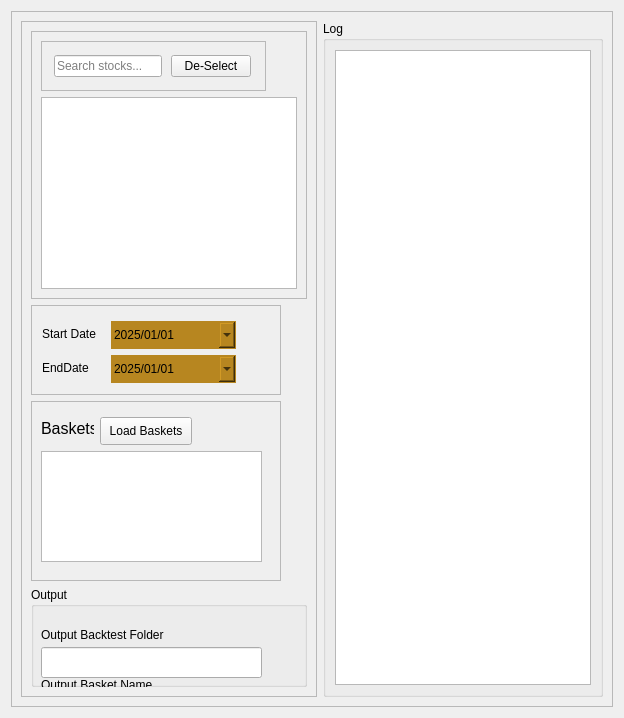
      <widget class="QWidget" name="BacktestTab">
       <attribute name="title">
        <string>Backtest</string>
       </attribute>
       <layout class="QGridLayout" name="gridLayout_2">
        <item row="0" column="0">
         <widget class="QFrame" name="frame">
          <property name="frameShape">
           <enum>QFrame::Shape::StyledPanel</enum>
          </property>
          <property name="frameShadow">
           <enum>QFrame::Shadow::Raised</enum>
          </property>
          <layout class="QGridLayout" name="gridLayout_5">
           <item row="0" column="0" rowspan="3">
            <widget class="QFrame" name="frame_2">
             <property name="sizePolicy">
              <sizepolicy hsizetype="Fixed" vsizetype="Preferred">
               <horstretch>0</horstretch>
               <verstretch>0</verstretch>
              </sizepolicy>
             </property>
             <property name="minimumSize">
              <size>
               <width>280</width>
               <height>0</height>
              </size>
             </property>
             <property name="frameShape">
              <enum>QFrame::Shape::StyledPanel</enum>
             </property>
             <property name="frameShadow">
              <enum>QFrame::Shadow::Raised</enum>
             </property>
             <layout class="QVBoxLayout" name="verticalLayout_5">
              <item>
               <widget class="QFrame" name="frameStockSelect_2">
                <property name="sizePolicy">
                 <sizepolicy hsizetype="Fixed" vsizetype="MinimumExpanding">
                  <horstretch>0</horstretch>
                  <verstretch>0</verstretch>
                 </sizepolicy>
                </property>
                <property name="minimumSize">
                 <size>
                  <width>200</width>
                  <height>150</height>
                 </size>
                </property>
                <property name="frameShape">
                 <enum>QFrame::Shape::StyledPanel</enum>
                </property>
                <property name="frameShadow">
                 <enum>QFrame::Shadow::Raised</enum>
                </property>
                <layout class="QVBoxLayout" name="verticalLayout_6">
                 <item>
                  <widget class="QFrame" name="frameStockSearch_2">
                   <property name="sizePolicy">
                    <sizepolicy hsizetype="Fixed" vsizetype="Fixed">
                     <horstretch>0</horstretch>
                     <verstretch>0</verstretch>
                    </sizepolicy>
                   </property>
                   <property name="minimumSize">
                    <size>
                     <width>225</width>
                     <height>50</height>
                    </size>
                   </property>
                   <property name="frameShape">
                    <enum>QFrame::Shape::StyledPanel</enum>
                   </property>
                   <property name="frameShadow">
                    <enum>QFrame::Shadow::Raised</enum>
                   </property>
                   <layout class="QHBoxLayout" name="horizontalLayout_2">
                    <item>
                     <widget class="QLineEdit" name="backtestStockSearchLineEdit">
                      <property name="sizePolicy">
                       <sizepolicy hsizetype="Fixed" vsizetype="Fixed">
                        <horstretch>0</horstretch>
                        <verstretch>0</verstretch>
                       </sizepolicy>
                      </property>
                      <property name="placeholderText">
                       <string>Search stocks...</string>
                      </property>
                     </widget>
                    </item>
                    <item>
                     <widget class="QPushButton" name="backtestUnselectAllStocksButton">
                      <property name="sizePolicy">
                       <sizepolicy hsizetype="Fixed" vsizetype="Fixed">
                        <horstretch>0</horstretch>
                        <verstretch>0</verstretch>
                       </sizepolicy>
                      </property>
                      <property name="text">
                       <string>De-Select</string>
                      </property>
                     </widget>
                    </item>
                   </layout>
                  </widget>
                 </item>
                 <item>
                  <widget class="QListWidget" name="backtestStockNamesSelect">
                   <property name="sizePolicy">
                    <sizepolicy hsizetype="MinimumExpanding" vsizetype="MinimumExpanding">
                     <horstretch>0</horstretch>
                     <verstretch>0</verstretch>
                    </sizepolicy>
                   </property>
                  </widget>
                 </item>
                </layout>
               </widget>
              </item>
              <item>
               <widget class="QFrame" name="frameDateSelect_2">
                <property name="sizePolicy">
                 <sizepolicy hsizetype="Fixed" vsizetype="Fixed">
                  <horstretch>0</horstretch>
                  <verstretch>0</verstretch>
                 </sizepolicy>
                </property>
                <property name="minimumSize">
                 <size>
                  <width>250</width>
                  <height>90</height>
                 </size>
                </property>
                <property name="frameShape">
                 <enum>QFrame::Shape::StyledPanel</enum>
                </property>
                <property name="frameShadow">
                 <enum>QFrame::Shadow::Raised</enum>
                </property>
                <widget class="QDateEdit" name="backtestEndDate">
                 <property name="enabled">
                  <bool>true</bool>
                 </property>
                 <property name="geometry">
                  <rect>
                   <x>80</x>
                   <y>50</y>
                   <width>125</width>
                   <height>28</height>
                  </rect>
                 </property>
                 <property name="sizePolicy">
                  <sizepolicy hsizetype="Fixed" vsizetype="Fixed">
                   <horstretch>0</horstretch>
                   <verstretch>0</verstretch>
                  </sizepolicy>
                 </property>
                 <property name="styleSheet">
                  <string notr="true">background-color: rgba(183, 134, 32, 100%);
border: 1px solid #b78620;</string>
                 </property>
                 <property name="dateTime">
                  <datetime>
                   <hour>0</hour>
                   <minute>0</minute>
                   <second>0</second>
                   <year>2025</year>
                   <month>1</month>
                   <day>1</day>
                  </datetime>
                 </property>
                 <property name="displayFormat">
                  <string>yyyy/MM/dd</string>
                 </property>
                 <property name="calendarPopup">
                  <bool>true</bool>
                 </property>
                </widget>
                <widget class="QLabel" name="label_4">
                 <property name="geometry">
                  <rect>
                   <x>6</x>
                   <y>16</y>
                   <width>68</width>
                   <height>26</height>
                  </rect>
                 </property>
                 <property name="sizePolicy">
                  <sizepolicy hsizetype="Fixed" vsizetype="Fixed">
                   <horstretch>0</horstretch>
                   <verstretch>0</verstretch>
                  </sizepolicy>
                 </property>
                 <property name="text">
                  <string>Start Date</string>
                 </property>
                 <property name="margin">
                  <number>5</number>
                 </property>
                 <property name="indent">
                  <number>5</number>
                 </property>
                </widget>
                <widget class="QDateEdit" name="backtestStartDate">
                 <property name="enabled">
                  <bool>true</bool>
                 </property>
                 <property name="geometry">
                  <rect>
                   <x>80</x>
                   <y>16</y>
                   <width>125</width>
                   <height>28</height>
                  </rect>
                 </property>
                 <property name="sizePolicy">
                  <sizepolicy hsizetype="Fixed" vsizetype="Fixed">
                   <horstretch>0</horstretch>
                   <verstretch>0</verstretch>
                  </sizepolicy>
                 </property>
                 <property name="styleSheet">
                  <string notr="true">background-color: rgba(183, 134, 32, 100%);
border: 1px solid #b78620;</string>
                 </property>
                 <property name="dateTime">
                  <datetime>
                   <hour>0</hour>
                   <minute>0</minute>
                   <second>0</second>
                   <year>2025</year>
                   <month>1</month>
                   <day>1</day>
                  </datetime>
                 </property>
                 <property name="minimumDate">
                  <date>
                   <year>1752</year>
                   <month>9</month>
                   <day>14</day>
                  </date>
                 </property>
                 <property name="displayFormat">
                  <string>yyyy/MM/dd</string>
                 </property>
                 <property name="calendarPopup">
                  <bool>true</bool>
                 </property>
                 <property name="timeSpec">
                  <enum>Qt::TimeSpec::LocalTime</enum>
                 </property>
                </widget>
                <widget class="QLabel" name="label_6">
                 <property name="geometry">
                  <rect>
                   <x>6</x>
                   <y>50</y>
                   <width>60</width>
                   <height>26</height>
                  </rect>
                 </property>
                 <property name="sizePolicy">
                  <sizepolicy hsizetype="Fixed" vsizetype="Fixed">
                   <horstretch>0</horstretch>
                   <verstretch>0</verstretch>
                  </sizepolicy>
                 </property>
                 <property name="text">
                  <string>EndDate</string>
                 </property>
                 <property name="margin">
                  <number>5</number>
                 </property>
                 <property name="indent">
                  <number>5</number>
                 </property>
                </widget>
               </widget>
              </item>
              <item>
               <widget class="QFrame" name="frameBasketSelect_2">
                <property name="sizePolicy">
                 <sizepolicy hsizetype="Fixed" vsizetype="Fixed">
                  <horstretch>0</horstretch>
                  <verstretch>0</verstretch>
                 </sizepolicy>
                </property>
                <property name="minimumSize">
                 <size>
                  <width>250</width>
                  <height>180</height>
                 </size>
                </property>
                <property name="frameShape">
                 <enum>QFrame::Shape::StyledPanel</enum>
                </property>
                <property name="frameShadow">
                 <enum>QFrame::Shadow::Raised</enum>
                </property>
                <widget class="QListWidget" name="CSVFiles4">
                 <property name="geometry">
                  <rect>
                   <x>10</x>
                   <y>50</y>
                   <width>221</width>
                   <height>111</height>
                  </rect>
                 </property>
                 <property name="sizePolicy">
                  <sizepolicy hsizetype="MinimumExpanding" vsizetype="MinimumExpanding">
                   <horstretch>0</horstretch>
                   <verstretch>0</verstretch>
                  </sizepolicy>
                 </property>
                </widget>
                <widget class="QLabel" name="label_7">
                 <property name="geometry">
                  <rect>
                   <x>10</x>
                   <y>16</y>
                   <width>53</width>
                   <height>22</height>
                  </rect>
                 </property>
                 <property name="sizePolicy">
                  <sizepolicy hsizetype="Fixed" vsizetype="Fixed">
                   <horstretch>0</horstretch>
                   <verstretch>0</verstretch>
                  </sizepolicy>
                 </property>
                 <property name="font">
                  <font>
                   <pointsize>12</pointsize>
                  </font>
                 </property>
                 <property name="text">
                  <string>Baskets</string>
                 </property>
                </widget>
                <widget class="QPushButton" name="loadBasketsButton3">
                 <property name="geometry">
                  <rect>
                   <x>69</x>
                   <y>16</y>
                   <width>92</width>
                   <height>28</height>
                  </rect>
                 </property>
                 <property name="sizePolicy">
                  <sizepolicy hsizetype="Fixed" vsizetype="Fixed">
                   <horstretch>0</horstretch>
                   <verstretch>0</verstretch>
                  </sizepolicy>
                 </property>
                 <property name="text">
                  <string>Load Baskets</string>
                 </property>
                </widget>
               </widget>
              </item>
              <item>
               <widget class="QGroupBox" name="groupBox_12">
                <property name="sizePolicy">
                 <sizepolicy hsizetype="Preferred" vsizetype="MinimumExpanding">
                  <horstretch>0</horstretch>
                  <verstretch>0</verstretch>
                 </sizepolicy>
                </property>
                <property name="minimumSize">
                 <size>
                  <width>0</width>
                  <height>100</height>
                 </size>
                </property>
                <property name="title">
                 <string>Output</string>
                </property>
                <widget class="QLabel" name="label_22">
                 <property name="geometry">
                  <rect>
                   <x>10</x>
                   <y>40</y>
                   <width>191</width>
                   <height>16</height>
                  </rect>
                 </property>
                 <property name="text">
                  <string>Output Backtest Folder</string>
                 </property>
                </widget>
                <widget class="QLabel" name="label_23">
                 <property name="geometry">
                  <rect>
                   <x>10</x>
                   <y>90</y>
                   <width>121</width>
                   <height>16</height>
                  </rect>
                 </property>
                 <property name="text">
                  <string>Output Basket Name</string>
                 </property>
                </widget>
                <widget class="QLineEdit" name="backtestOutputFolder">
                 <property name="geometry">
                  <rect>
                   <x>10</x>
                   <y>60</y>
                   <width>221</width>
                   <height>31</height>
                  </rect>
                 </property>
                </widget>
                <widget class="QLineEdit" name="backtestOutputName">
                 <property name="geometry">
                  <rect>
                   <x>10</x>
                   <y>110</y>
                   <width>221</width>
                   <height>31</height>
                  </rect>
                 </property>
                </widget>
                <widget class="QPushButton" name="runBacktestButton">
                 <property name="geometry">
                  <rect>
                   <x>160</x>
                   <y>170</y>
                   <width>92</width>
                   <height>23</height>
                  </rect>
                 </property>
                 <property name="text">
                  <string>Run Backtest</string>
                 </property>
                </widget>
               </widget>
              </item>
             </layout>
            </widget>
           </item>
           <item row="0" column="1" rowspan="3">
            <widget class="QGroupBox" name="groupBox_9">
             <property name="sizePolicy">
              <sizepolicy hsizetype="MinimumExpanding" vsizetype="MinimumExpanding">
               <horstretch>1</horstretch>
               <verstretch>1</verstretch>
              </sizepolicy>
             </property>
             <property name="title">
              <string>Log</string>
             </property>
             <layout class="QHBoxLayout" name="horizontalLayout_3">
              <item>
               <widget class="QTextEdit" name="backtestLogTextEdit">
                <property name="sizePolicy">
                 <sizepolicy hsizetype="MinimumExpanding" vsizetype="MinimumExpanding">
                  <horstretch>1</horstretch>
                  <verstretch>1</verstretch>
                 </sizepolicy>
                </property>
               </widget>
              </item>
             </layout>
            </widget>
           </item>
          </layout>
         </widget>
        </item>
       </layout>
      </widget>
